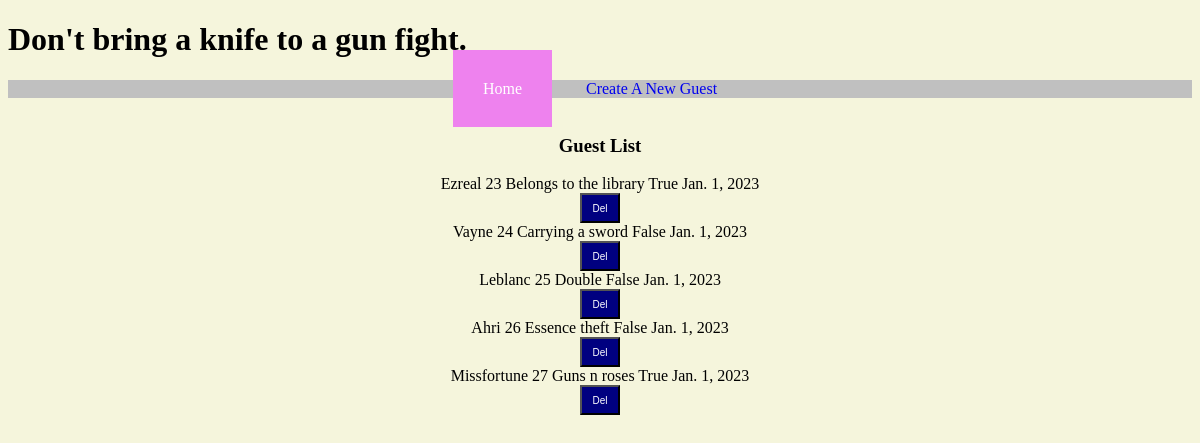
Before: / with the older database file.
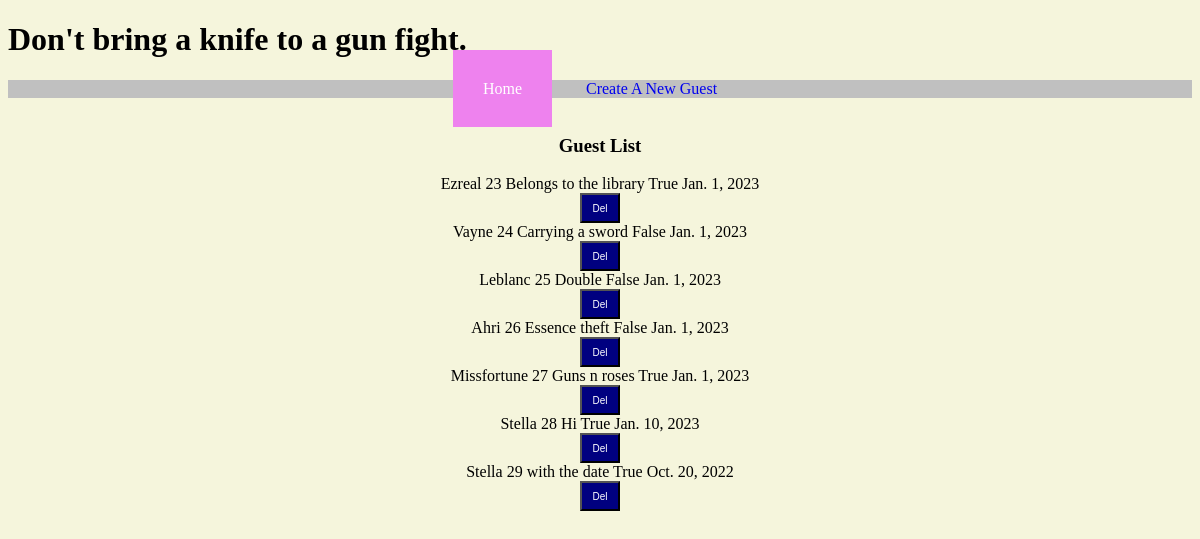
After: the same page with the newer database file.
### checkIn/models.py (models this page shows, shortened)
class GuestList(models.Model):
    name = models.CharField(max_length=200)
    def __str__(self):
        return self.name

class Guest(models.Model):
    guestlist = models.ForeignKey(GuestList, on_delete=models.CASCADE)
    memo = models.TextField(blank=True)
    checkedIn = models.BooleanField(null=True)
    made_on = models.DateField(default='2023-01-01')

### checkIn/views.py (the view)
# urls.py: path('', views.home, name='home'),
def home(response):
    template = 'checkIn/home.html'
    list = GuestList.objects.all()
    for l in list:
        print(l, l.id)
    context = {
        'list':list
        }
    return render(response, template, context)

### checkIn/templates/checkIn/home.html (shortened to what this page needs)
<!DOCTYPE html>
<html lang="en" dir="ltr">
  <head>
    {% load static %}
    <link rel="stylesheet" href="{% static 'checkIn/style.css' %}">
  </head>
  <body>
    <h1>Don't bring a knife to a gun fight.</h1>
    <center>
    <div class="topnav" id="nav">
      <a href="{% url 'home' %}" class="active">Home</a>
      <a href="{% url 'create' %}">Create A New Guest</a>
    </div>
    <div class="" id='content' name='content'>
      {% block content %}
      <br>
      <h3>Guest List </h3>
      {% for ls in list %}
          {% for g in ls.guest_set.all %}
            {{ls}} {{ls.id}} {{g.memo}} {{g.checkedIn}} {{g.made_on}}
            <form class="del" action="{% url 'delete' ls.id %}" method="post">
              <input class='del' type="submit" name="del" value="Del">
            </form>
          {% endfor %}
      {% endfor %}
      {% endblock %}
    </div>
    </center>
  </body>
</html>

### checkIn/static/checkIn/style.css (style rules this page uses)
body { background-color: beige; font-family: fantasy; }
.del input { background-color: navy; color: white; height: 30px; width: 40px; font-size: 10px; }
input { height: 80px; width: 250px; font-size: 30px; }
.topnav { background-color: silver; color: white; }
a:link { padding: 30px; text-decoration: none; }
.topnav a.active { background-color: violet; color: white; }

Changed rows visible on the page:
added GuestList: name "Stella", id "28"
added Guest: memo "Hi", checkedIn "True", made_on "Jan. 10, 2023"
added GuestList: name "Stella", id "29"
added Guest: memo "with the date", checkedIn "True", made_on "Oct. 20, 2022"
